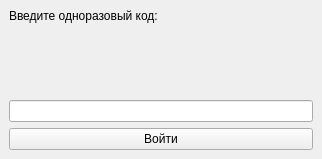
<?xml version="1.0" encoding="UTF-8"?>
<ui version="4.0">
 <class>MainWindow</class>
 <widget class="QMainWindow" name="MainWindow">
  <property name="geometry">
   <rect>
    <x>0</x>
    <y>0</y>
    <width>322</width>
    <height>159</height>
   </rect>
  </property>
  <property name="windowTitle">
   <string>Авторизация</string>
  </property>
  <widget class="QWidget" name="centralwidget">
   <layout class="QVBoxLayout" name="verticalLayout">
    <item>
     <widget class="QLabel" name="totp_label">
      <property name="text">
       <string>Введите одноразовый код:</string>
      </property>
      <property name="alignment">
       <set>Qt::AlignLeading|Qt::AlignLeft|Qt::AlignTop</set>
      </property>
     </widget>
    </item>
    <item>
     <widget class="QLabel" name="error_label">
      <property name="styleSheet">
       <string notr="true">color: rgb(255, 0, 0);</string>
      </property>
      <property name="text">
       <string/>
      </property>
     </widget>
    </item>
    <item>
     <widget class="QLineEdit" name="totp_lineEdit"/>
    </item>
    <item>
     <widget class="QPushButton" name="auth_totp_pushButton">
      <property name="text">
       <string>Войти</string>
      </property>
     </widget>
    </item>
   </layout>
  </widget>
 </widget>
 <resources/>
 <connections/>
</ui>
